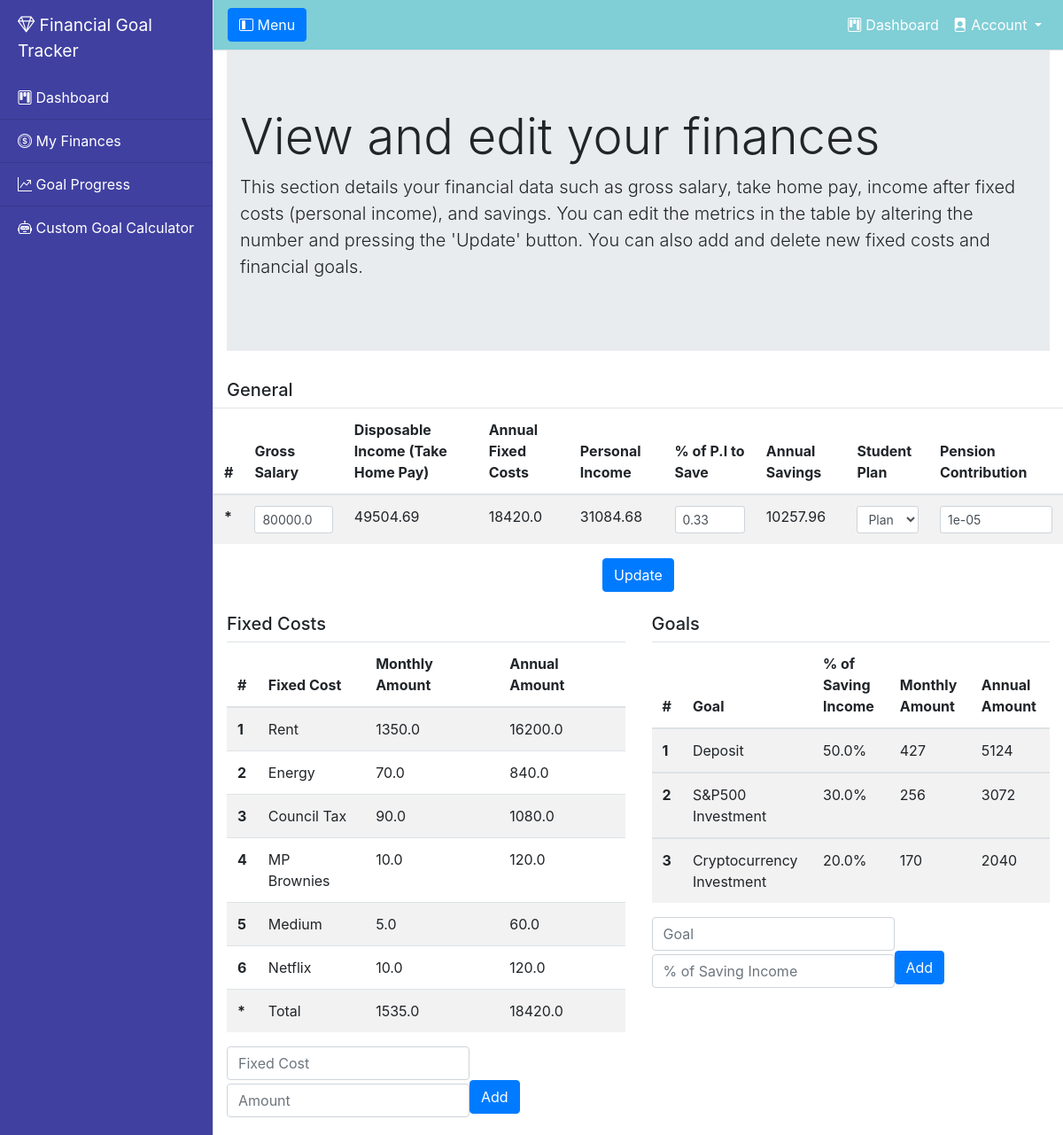
Page /my_finances (signed in) on the committed database.
### main.py (models this page shows)
class Userfinancialdata(db.Model):
    id = db.Column(db.Integer, primary_key=True)
    gross_salary = db.Column(db.Float, nullable=False)
    student_plan = db.Column(db.Integer)
    pension_contribution = db.Column(db.Float, nullable=False)
    saving_percentage = db.Column(db.Float, nullable=False)
    user = db.Column(db.Integer, db.ForeignKey('users.id'), nullable=False)
    disposable_income = db.Column(db.Float)
    total_fixed_costs = db.Column(db.Float)
    personal_income = db.Column(db.Float)
    saving_income = db.Column(db.Float)

class FixedCost(db.Model):
    id = db.Column(db.Integer, primary_key=True)
    name = db.Column(db.String(30), nullable=False)
    amount = db.Column(db.Float, nullable=False)
    user = db.Column(db.Integer, db.ForeignKey("users.id"), nullable=False)

class Goals(db.Model):
    id = db.Column(db.Integer, primary_key=True)
    name = db.Column(db.String(30), nullable=False)
    amount = db.Column(db.Float, nullable=False)
    user = db.Column(db.Integer, db.ForeignKey("users.id"), nullable=False)

### main.py (the view, shortened to what this page needs)
@app.route("/my_finances", methods=['GET', 'POST'])
@login_required
def my_finances():
    financial_data = Userfinancialdata.query.filter_by(user=current_user.id).first()
    fixed_costs = FixedCost.query.filter_by(user=current_user.id).all()
    goals = Goals.query.filter_by(user=current_user.id).all()
    form = FinancialDataForm(student_plan=financial_data.student_plan)
    fc_form = FixedCostForm()
    goals_form = GoalForm()
    if fc_form.validate_on_submit() and fc_form.submit.data:
        tmp_fc = FixedCost(name=fc_form.fc_name.data, amount=fc_form.amount.data, user=current_user.id)
        db.session.add(tmp_fc)
        db.session.commit()
        return redirect(url_for("my_finances"))
    financial_data.disposable_income = round(
        float(disposable_income(financial_data.gross_salary, financial_data.student_plan,
                                financial_data.pension_contribution)), 2)
    financial_data.total_fixed_costs = total_fixed_costs(fixed_costs)
    financial_data.personal_income = round(
        float(deduct_fixed_costs(financial_data.disposable_income / 12, fixed_costs)), 2)
    financial_data.saving_income = round(float(
        calculate_saving_income(financial_data.personal_income, financial_data.saving_percentage)), 2)
    db.session.add(financial_data)
    db.session.commit()
    return render_template("my_finances.html", form=form, fc_form=fc_form, goals_form=goals_form,
                           financial_data=financial_data, fc_data=fixed_costs, goal_data=goals,
                           total_fc=financial_data.total_fixed_costs, saving_income=financial_data.saving_income)

### templates/my_finances.html (shortened to what this page needs)
{% extends "base.html" %}
{% block content %}
<form method="POST" action="">
    <fieldset class="form-group">
        <div class="jumbotron jumbotron-fluid">
          <div class="container">
            <h1 class="display-4">View and edit your finances</h1>
            <p class="lead">This section details your financial data such as gross salary, take home pay, income
            after fixed costs (personal income), and savings. You can edit the metrics in the table by altering the
            number and pressing the 'Update' button. You can also add and delete new fixed costs and financial goals.</p>
          </div>
        </div>
        <header>
            <h5>General</h5>
        </header>
        <div class="row">
            <table class="table table-striped">
                    <thead>
                        <tr>
                            <th scope="col">#</th>
                            <th scope="col">Gross Salary</th>
                            <th scope="col">Disposable Income (Take Home Pay)</th>
                            <th scope="col">Annual Fixed Costs</th>
                            <th scope="col">Personal Income</th>
                            <th scope="col">% of P.I to Save</th>
                            <th scope="col">Annual Savings</th>
                            <th scope="col">Student Plan</th>
                            <th scope="col">Pension Contribution</th>
                        </tr>
                    </thead>
                    <tbody>
                        <tr>
                            <th scope="row">*</th>
                            <td>
                                {% if form.gross_salary.errors %}
                                {{ form.gross_salary(class="form-control form-control-sm is-invalid", value=financial_data.gross_salary) }}
                                <div class="invalid feedback">
                                    {% for error in form.gross_salary.errors %}
                                        <span> {{ error }} </span>
                                    {% endfor %}
                                </div>
                                {% else %}
                                    {{ form.gross_salary(class="form-control form-control-sm", value=financial_data.gross_salary) }}
                                {% endif %}
                            </td>
                            <td>{{ financial_data.disposable_income }}</td>
                            <td>{{ 12 * financial_data.total_fixed_costs }}</td>
                            <td>{{ (12 * financial_data.personal_income)|round(2) }}</td>
                            <td>
                                {% if form.saving_percentage.errors %}
                                {{ form.saving_percentage(class="form-control form-control-sm is-invalid", value=financial_data.saving_percentage) }}
                                <div class="invalid feedback">
                                    {% for error in form.saving_percentage.errors %}
                                        <span> {{ error }} </span>
                                    {% endfor %}
                                </div>
                                {% else %}
                                    {{ form.saving_percentage(class="form-control form-control-sm", value=financial_data.saving_percentage) }}
                                {% endif %}
                            </td>
                            <td>{{ (12 * financial_data.saving_income)|round(2) }}</td>
                            <td>{{ form.student_plan(class="form-control form-control-sm", value=financial_data.student_plan) }}</td>
                            <td>{{ form.pension_contribution(class="form-control form-control-sm", value=financial_data.pension_contribution) }}</td>
                        </tr>
                    </tbody>
            </table>
            <form class="form-inline" method="POST">
                <div class="col text-center">
                    <div class="form-group">
                        {{ form.update(class="btn btn-primary mb-2") }}
                    </div>
                </div>
            </form>
        </div>
        <div class="row">
            <div class="col-md-6">
                <header>
                    <h5>Fixed Costs</h5>
                </header>
                {% if fc_data %}
                <table class="table table-striped">
                    <thead>
                        <tr>
                            <th scope="col">#</th>
                            <th scope="col">Fixed Cost</th>
                            <th scope="col">Monthly Amount</th>
                            <th scope="col">Annual Amount</th>
                        </tr>
                    </thead>
                    <tbody>
                    {% for fc in fc_data %}
                        <tr>
                            <th scope="row">{{ fc.id }}</th>
                            <td>{{ fc.name }}</td>
                            <td>{{ fc.amount }}</td>
                            <td>{{ 12 * fc.amount }}</td>
                        </tr>
                    {% endfor %}
                        <tr>
                            <th scope="row">*</th>
                            <td>Total</td>
                            <td>{{ total_fc }}</td>
                            <td>{{ 12 * total_fc }}</td>
                        </tr>
                    </tbody>
                </table>
                {% endif %}
                <form class="form-inline" method="POST">
                  <div class="input-group">
                      <div class="form-group">
                        {% if fc_form.fc_name.errors %}
                            {{ fc_form.fc_name(class="form-control form-control is-invalid", placeholder="Fixed Cost") }}
                            <div class="invalid feedback">
                                {% for error in fc_form.fc_name.errors %}
                                    <span> {{ error }} </span>
                                {% endfor %}
                            </div>
                        {% else %}
                            {{ fc_form.fc_name(class="form-control form-control", placeholder="Fixed Cost") }}
                        {% endif %}
                      </div>
                      <div class="form-group">
                        {% if fc_form.amount.errors %}
                            {{ fc_form.amount(class="form-control form-control is-invalid", placeholder="Amount") }}
                            <div class="invalid feedback">
                                {% for error in fc_form.amount.errors %}
                                    <span> {{ error }} </span>
                                {% endfor %}
                            </div>
                        {% else %}
                            {{ fc_form.amount(class="form-control form-control", placeholder="Amount") }}
                        {% endif %}
                      </div>
                      <div class="form-group">
                          {{ fc_form.submit(class="btn btn-primary mb-2") }}
                      </div>
                  </div>
                </form>
            </div>
            <div class="col-md-6">
                <header>
                    <h5>Goals</h5>
                </header>
                {% if goal_data %}
                <table class="table table-striped">
                    <thead>
                        <tr>
                            <th scope="col">#</th>
                            <th scope="col">Goal</th>
                            <th scope="col">% of Saving Income</th>
                            <th scope="col">Monthly Amount</th>
                            <th scope="col">Annual Amount</th>
                        </tr>
                    </thead>
                    {% for goal in goal_data %}
                    <tbody>
                        <tr>
                            <th scope="row">{{ goal.id }}</th>
                            <td>{{ goal.name }}</td>
                            <td>{{ 100 * goal.amount }}%</td>
                            <td>{{ (goal.amount * saving_income)|int}}</td>
                            <td>{{ 12 * (goal.amount * saving_income)|int}}</td>
                        </tr>
                    </tbody>
                    {% endfor %}
                </table>
                {% endif %}
                <form class="form-inline" method="POST">
                  <div class="input-group">
                      <div class="form-group">
                        {% if goals_form.goal_name.errors %}
                            {{ goals_form.goal_name(class="form-control form-control is-invalid", placeholder="Goal") }}
                            <div class="invalid feedback">
                                {% for error in goals_form.goal_name.errors %}
                                    <span> {{ error }} </span>
                                {% endfor %}
                            </div>
                        {% else %}
                            {{ goals_form.goal_name(class="form-control form-control", placeholder="Goal") }}
                        {% endif %}
                      </div>
                      <div class="form-group">
                        {% if goals_form.amount.errors %}
                            {{ goals_form.amount(class="form-control form-control is-invalid", placeholder="% of Saving Income") }}
                            <div class="invalid feedback">
                                {% for error in goals_form.amount.errors %}
                                    <span> {{ error }} </span>
                                {% endfor %}
                            </div>
                        {% else %}
                            {{ goals_form.amount(class="form-control form-control", placeholder="% of Saving Income") }}
                        {% endif %}
                      </div>
                      <div class="form-group">
                          {{ goals_form.submit_goal(class="btn btn-primary mb-2") }}
                      </div>
                  </div>
                </form>
            </div>
        </div>
    </fieldset>
</form>
{% endblock %}

### templates/base.html (shortened to what this page needs)
<!DOCTYPE html>
<html lang="en">
<head>
    <link rel="stylesheet" href="https://cdn.jsdelivr.net/npm/bootstrap@4.5.3/dist/css/bootstrap.min.css">
    <link rel="stylesheet" href="https://cdn.jsdelivr.net/npm/bootstrap-icons@1.8.1/font/bootstrap-icons.css">
    <link href="{{ url_for('static', filename='css/style.css') }}" rel="stylesheet">
</head>
<body>
<div class="d-flex" id="wrapper">
    <div class="bg-light border-right" id="sidebar-wrapper">
        <div class="sidebar-heading"><i class="bi bi-gem"></i> Financial Goal Tracker</div>
        <div class="list-group list-group-flush">
            <a href="{{ url_for('dashboard') }}" class="list-group-item list-group-item-action bg-light"><i class="bi bi-kanban"></i> Dashboard</a>
            <a href="{{ url_for('my_finances') }}" class="list-group-item list-group-item-action bg-light"><i class="bi bi-coin"></i> My Finances</a>
            <a href="{{ url_for('goal_progress') }}" class="list-group-item list-group-item-action bg-light"><i class="bi bi-graph-up-arrow"></i> Goal Progress</a>
            <a href="{{ url_for('custom_goal') }}" class="list-group-item list-group-item-action bg-light"><i class="bi bi-robot"></i> Custom Goal Calculator</a>
        </div>
    </div>
    <div id="page-content-wrapper">
        <nav class="navbar navbar-expand-lg navbar-light bg-light border-bottom" id="navbarMain">
            <button class="btn btn-primary" id="menu-toggle"><i class="bi bi-layout-sidebar-inset"></i> Menu</button>
            <div class="collapse navbar-collapse" id="navbarSupportedContent">
                <ul class="navbar-nav ml-auto mt-2 mt-lg-0">
                    <li class="nav-item active">
                        <a class="nav-link" href="{{ url_for('dashboard') }}"><i class="bi bi-kanban"></i> Dashboard <span class="sr-only">(current)</span></a>
                    </li>
                    <li class="nav-item dropdown">
                        <a class="nav-link dropdown-toggle" href="#" id="navbarDropdown" role="button"
                           data-toggle="dropdown" aria-haspopup="true" aria-expanded="false"><i class="bi bi-file-person-fill"></i>
                            Account
                        </a>
                    </li>
                </ul>
            </div>
        </nav>
        <div class="container-fluid" id="post-login">
            {% block content %}{% endblock %}
        </div>
    </div>
</div>
</body>
</html>

### rows in the picture
Userfinancialdata: gross_salary "80000.0", disposable_income "49504.69", 12*financial_data.total_fixed_costs "18420.0", (12*financial_data.personal_income)|round(2) "31084.68", saving_percentage "0.33", (12*financial_data.saving_income)|round(2) "10257.96", student_plan "Plan 2", pension_contribution "1e-05", total_fixed_costs "1535.0", 12*total_fc "18420.0"
FixedCost: id "1", name "Rent", amount "1350.0", 12*fc.amount "16200.0"
FixedCost: id "2", name "Energy", amount "70.0", 12*fc.amount "840.0"
FixedCost: id "3", name "Council Tax", amount "90.0", 12*fc.amount "1080.0"
FixedCost: id "4", name "MP Brownies", amount "10.0", 12*fc.amount "120.0"
FixedCost: id "5", name "Medium", amount "5.0", 12*fc.amount "60.0"
FixedCost: id "6", name "Netflix", amount "10.0", 12*fc.amount "120.0"
Goals: id "1", name "Deposit", 100*goal.amount "50.0", (goal.amount*saving_income)|int "427", 12*(goal.amount*saving_income)|int "5124"
Goals: id "2", name "S&P500 Investment", 100*goal.amount "30.0", (goal.amount*saving_income)|int "256", 12*(goal.amount*saving_income)|int "3072"
Goals: id "3", name "Cryptocurrency Investment", 100*goal.amount "20.0", (goal.amount*saving_income)|int "170", 12*(goal.amount*saving_income)|int "2040"
